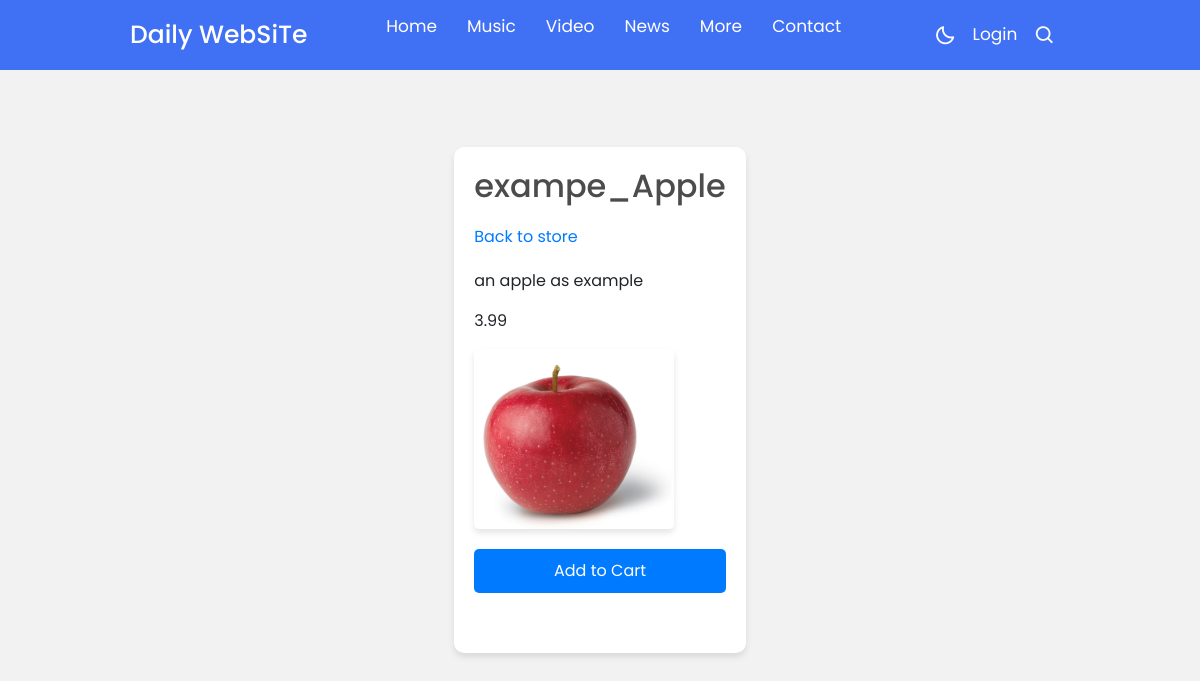
Page /ecommerce/product/1/ on the committed database.
### ecommerce/models.py (models this page shows, shortened)
class Product(models.Model):
    name = models.CharField(max_length=255)
    price = models.DecimalField(max_digits=6, decimal_places=2)
    image = models.ImageField(upload_to='product_images/')
    description = models.TextField(blank=True)

### ecommerce/views.py (the view)
# urls.py: path('product/<int:product_id>/', product_detail, name='product_detail'),
def product_detail(request, product_id):
    product = get_object_or_404(Product, id=product_id)
    context = {'product': product}
    return render(request, 'ecommerce/product_detail.html', context)

### temp/ecommerce/product_detail.html (shortened to what this page needs)
{% extends 'STY.html' %}
{% load humanize %}
{% load static %}
{% block content %}
<link rel="stylesheet" href="{% static 'ecommerce_styles.css' %}">
<div class="product-detail-container">
    <h2>{{ product.name }}</h2>
    <a href="{% url 'ecommerce:Ecommerce_index' %}" class="store-link">Back to store</a>
    <p>{{ product.description }}</p>
    <p>{{ product.price }}</p>
    <img src="{{ product.image.url }}" alt="{{ product.name }}">
    <form action="{% url 'ecommerce:add_to_cart' product.id %}" method="post">
        <input type="submit" value="Add to Cart" class="submit-btn">
    </form>
</div>
{% endblock content %}

### static/style.css (style rules this page uses)
* { margin: 0; padding: 0; box-sizing: border-box; font-family: 'Poppins', sans-serif; }
:root { --body-color: #E4E9F7; --nav-color: #4070F4; --side-nav: #010718; --text-color: #FFF; --search-bar: #F2F2F2; --search-text: #010718; --ligthForother-nav: #0090FF; }
body { height: 100vh; background-color: var(--body-color); }

### static/index_front_page/Hstyle.css (style rules this page uses)
* { margin: 0; padding: 0; box-sizing: border-box; font-family: "Poppins", sans-serif; }

### static/ecommerce_styles.css (style rules this page uses)
body { font-family: Arial, sans-serif; background-color: #f2f2f2; display: flex; justify-content: center; align-items: center; height: 100vh; margin: 0; }
form { margin-bottom: 20px; }
input { width: 100%; padding: 10px; border: 1px solid #ccc; border-radius: 5px; margin-bottom: 20px; }
a { color: #007BFF; text-decoration: none; }
.product-detail-container { background-color: white; border-radius: 10px; padding: 20px; box-shadow: 0 4px 6px rgba(0, 0, 0, 0.1); }
h2 { color: #4c4c4c; margin-bottom: 20px; }
.store-link { display: inline-block; margin-bottom: 20px; text-decoration: none; color: #007BFF; }
img { width: 200px; height: auto; object-fit: cover; border-radius: 5px; box-shadow: 0 4px 6px rgba(0, 0, 0, 0.1); }
.submit-btn { width: 100%; padding: 10px; background-color: #007BFF; color: white; border: none; border-radius: 5px; cursor: pointer; font-size: 16px; margin-top: 20px; }

### rows in the picture
Product: name "exampe_Apple", description "an apple as example", price "3.99", image (picture)
